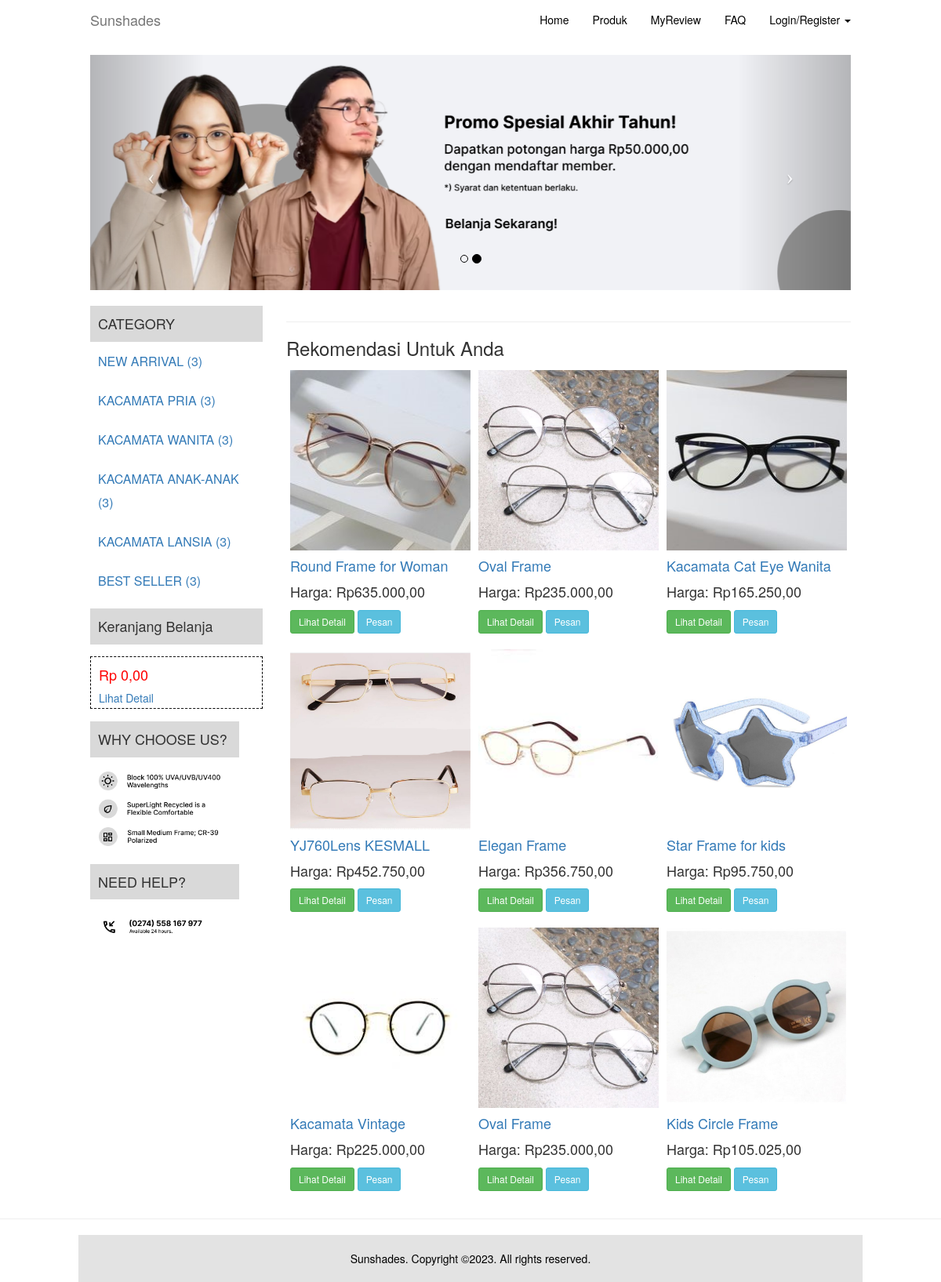
The page / on the database its author committed.
### tables this page shows
CREATE TABLE `kategori_produk` (
  `id` int(3) NOT NULL,
  `nama` varchar(100) NOT NULL,
  `deskripsi` text NOT NULL
);

CREATE TABLE `produk` (
  `id` int(4) NOT NULL,
  `nama` varchar(100) NOT NULL,
  `deskripsi` text NOT NULL,
  `gambar` varchar(200) NOT NULL,
  `harga` decimal(10,0) NOT NULL,
  `kategori_produk_id` int(11) NOT NULL
);

### inc/config.php (called while the page is built, shortened)
<?php
$url = "http://localhost/sunshades/";
?>

### index.php (the view, shortened to what this page needs)
<?php
	require_once "inc/config.php";
	require_once "layout/header.php";
?>
<head>
</head>
<div class="col-md-9">
    <div class="row">
        <div class="col-md-12">
            <hr>
            <h3>Rekomendasi Untuk Anda</h3>
            <?php
                $k = mysqli_query($connect, "SELECT * FROM produk ORDER BY id DESC LIMIT 9");
                while($data = mysqli_fetch_array($k)) {
            ?>
            <div class="col-md-4 content-menu">
                <a href="<?php echo $url; ?>menu.php?id=<?php echo $data['id'] ?>">
                    <img src="<?php echo $url; ?>uploads/<?php echo $data['gambar'] ?>" width="100%">
                    <h4><?php echo $data['nama'] ?></h4>
                </a>
                <p style="font-size:18px">Harga: Rp<?php echo number_format($data['harga'], 2, ',', '.') ?></p>
                <p>
                    <a href="<?php echo $url; ?>menu.php?id=<?php echo $data['id'] ?>" class="btn btn-success btn-sm" role="button">Lihat Detail</a>
                    <?php if(empty($_SESSION['iam_user'])) { ?>
                        <a href="<?php echo $url; ?>login.php" class="btn btn-info btn-sm" role="button">Pesan</a>
                    <?php } else { ?>
                        <a href="<?php echo $url; ?>keranjang.php?act=beli&produk_id=<?php echo $data['id'] ?>" class="btn btn-info btn-sm" role="button">Pesan</a>
                    <?php } ?>
                </p>
            </div>
            <?php } ?>
        </div>
    </div>
</div>
<?php require "layout/footer.php"; ?>

### layout/header.php (shortened to what this page needs)
<?php
  require "inc/config.php";
?>
<!DOCTYPE html>
<html lang="en">
  <head>
    <link href="<?php echo $url ?>assets/bootstrap/css/bootstrap.css" rel="stylesheet">
    <link href="<?php echo $url ?>assets/bootstrap/css/datetimepicker.css" rel="stylesheet">
    <link href="<?php echo $url ?>assets/css/navbar-fixed-top.css" rel="stylesheet">
    <link href="<?php echo $url ?>assets/css/full-slider.css" rel="stylesheet">
    <link href="<?php echo $url ?>assets/css/style.css" rel="stylesheet">
  </head>
  <body>
    <nav class="navbar navbar-default navbar-fixed-top navbar-blue">
      <div class="container">
        <div class="navbar-header">
          <a class="navbar-brand" href="index.php">Sunshades</a>
        </div>
          <div id="navbar" class="navbar-collapse collapse">
          <ul class="nav navbar-nav navbar-right">
            <li><a href="<?php echo $url ?>">Home</a></li>
            <li><a href="<?php echo $url ?>menu.php">Produk</a></li>
            <li><a href="<?php echo $url ?>kontak.php">MyReview</a></li>
            <li><a href="<?php echo $url ?>info.php">FAQ</a></li>
            <?php if(!empty($_SESSION['iam_user'])){ ?>
			<?php
				$user = mysqli_fetch_object(mysqli_query($connect, "SELECT*FROM user where id='$_SESSION[iam_user]'"));
			?>
      <li><a href="<?php echo $url ?>pembayaran.php">Pembayaran</a></li>
			<li class="dropdown">
              <a href="#" class="dropdown-toggle" data-toggle="dropdown" role="button" aria-haspopup="true" aria-expanded="false">Hi <?php echo $user->nama; ?> <span class="caret"></span></a>
              <ul class="dropdown-menu">
                <li><a href="<?php echo $url ?>profile.php">Profil</a></li>
                <li><a href="<?php echo $url ?>logout.php">Logout</a></li>
              </ul>
            </li>
			<?php }else{ ?>
			<li class="dropdown">
              <a href="#" class="dropdown-toggle" data-toggle="dropdown" role="button" aria-haspopup="true" aria-expanded="false">Login/Register <span class="caret"></span></a>
            </li>
			<?php } ?>
          </ul>
        </div>
      </div>
    </nav>
   <?php if('http://'.$_SERVER['HTTP_HOST'].$_SERVER['PHP_SELF'] == $url.'index.php'){ ?>
    <div class="container">
    <header id="myCarousel" class="carousel slide">
        <ol class="carousel-indicators">
            <li data-target="#myCarousel" data-slide-to="0" class="active"></li>
            <li data-target="#myCarousel" data-slide-to="1" ></li>
        </ol>
          <div class="carousel-inner">
            <div class="item">
                <div class="fill" style="background-image:url('<?php $url ?>assets/img/banner1.png');"></div>
            </div>
        </div>
        <a class="left carousel-control" href="#myCarousel" data-slide="prev">
            <span class="icon-prev"></span>
        </a>
        <a class="right carousel-control" href="#myCarousel" data-slide="next">
            <span class="icon-next"></span>
        </a>
    </header>
    </div>
   <?php } ?>
	<div class="container" style="margin-top:20px;">
	<div class="row">
		<div class="col-md-3">
			<div style="background:#D9D9D9; width:100%; height:auto; padding-top:3px;padding-bottom:3px; padding-left:10px;">
			<h4>CATEGORY</h4>
			</div>
			<ul class="kategori">
				<?php
					$kategori = mysqli_query($connect, "SELECT * FROM kategori_produk");
					while($data = mysqli_fetch_array($kategori)){
				?>
					<li><a href="<?php echo $url; ?>menu.php?kategori=<?php echo $data['id'] ?>"><?php echo $data['nama']; ?> (<?php
						$ck = mysqli_num_rows(mysqli_query($connect, "SELECT * FROM produk WHERE kategori_produk_id='$data[id]'"));
						if($ck > 0){ echo $ck; }else{ echo 0; } ?>)</a></li>
				<?php } ?>
			</ul>
			<div style="background:#D9D9D9; width:100%; height:auto; padding-top:3px;padding-bottom:3px; padding-left:10px; 	margin-bottom:15px;">
				<h4>Keranjang Belanja</h4>
			</div>
			<div style=" width:100%; height:auto; padding-top:3px;padding-bottom:3px; padding-left:10px; 	margin-bottom:15px; border: 1px dashed #000;">
			<?php
                            if(isset($_SESSION['cart'])){
                                $total = 0;
                                $cart = unserialize($_SESSION['cart']);
                                if($cart == ''){
                                    $cart = [];
                                }
                                foreach($cart as $id => $qty){
                                    $product = mysqli_fetch_array(mysqli_query($connect, "select * from produk WHERE id='$id'"));
                                    if(isset($product)){
                                       $t = $qty * $product['harga'];
                                       $total += $t;
                                    }
                                }
                                echo '<h4 style="color:#f00;">Rp '. number_format($total, 2, ',', '.') .'</h4>';
                            }else{
                                echo '<h4 style="color:#f00;">Rp 0,00</h4>';
                            }
                        ?>
				<a href="<?php echo $url; ?>keranjang.php">Lihat Detail</a>
			</div>
			<div class="row col-md-12">
      <div style="background:#D9D9D9; width:100%; height:auto; padding-top:3px;padding-bottom:3px; padding-left:10px; 	margin-bottom:15px;">
				<h4>WHY CHOOSE US?</h4>
			</div>
				<img src="<?php echo $url.'assets/img/wcu.png'; ?>" width="100%"><br><br>
      <div style="background:#D9D9D9; width:100%; height:auto; padding-top:3px;padding-bottom:3px; padding-left:10px; 	margin-bottom:15px;">
				<h4>NEED HELP?</h4>
			</div>
        <img src="<?php echo $url.'assets/img/nh.png'; ?>" width="100%">
			</div>
		</div>

### layout/footer.php (shortened to what this page needs)
</div>
    </div>
	<hr>
	<div class="container footer" style="margin-top:20px;">
		<br/>
		<footer class="text-center">
			<div class="col-md-12">Sunshades. Copyright ©2023. All rights reserved.
			<br>
			<br>
			</div>
		</footer>
	</div>
  </body>
</html>

### assets/css/navbar-fixed-top.css (style rules this page uses)
body { padding-top: 70px; }

### assets/css/full-slider.css (style rules this page uses)
.carousel, .item, .active { height: 100%; }
.carousel-inner { height: 100%; }
.fill { width: 100%; height: 300px; background-position: center; -webkit-background-size: cover; -moz-background-size: cover; background-size: cover; -o-background-size: cover; }

### assets/css/style.css (style rules this page uses)
@media (min-width: 768px) { .container { width: 750px; } }
@media (min-width: 992px) { .container { width: 970px; } }
@media (min-width: 1200px) { .container { width: 1000px; } }
.kategori li { list-style:none; margin-left:-40px; font-size:16px; line-height:30px; }
.content-menu { background-color: #ffffff; padding:5px; }
* { transition: all 200ms ease-in-out; }
body { background-color: #ffffff; }
.navbar-blue { background-color: rgb(255, 255, 255); border:none; color: #EBEBEB; }
.navbar-blue .navbar-brand { color: rgb(0, 0, 0)818; }
.navbar-blue .navbar-nav li > a { color:#000000; }
.kategori { border:1px solidrgb(168, 168, 168); background-color: #ffffff; }
.kategori li { padding:10px; color: #000000; }
.footer { background-color: rgb(227, 227, 227); color:#000000; }

### rows shown on the page
kategori_produk: nama "NEW ARRIVAL", ck "3"
kategori_produk: nama "KACAMATA PRIA", ck "3"
kategori_produk: nama "KACAMATA WANITA", ck "3"
kategori_produk: nama "KACAMATA ANAK-ANAK", ck "3"
kategori_produk: nama "KACAMATA LANSIA", ck "3"
kategori_produk: nama "BEST SELLER", ck "3"
produk: gambar (picture), nama "Round Frame for Woman", harga "635.000,00"
produk: gambar (picture), nama "Oval Frame", harga "235.000,00"
produk: gambar (picture), nama "Kacamata Cat Eye Wanita", harga "165.250,00"
produk: gambar (picture), nama "YJ760Lens KESMALL", harga "452.750,00"
produk: gambar (picture), nama "Elegan Frame", harga "356.750,00"
produk: gambar (picture), nama "Star Frame for kids", harga "95.750,00"
produk: gambar (picture), nama "Kacamata Vintage", harga "225.000,00"
produk: gambar (picture), nama "Oval Frame", harga "235.000,00"
produk: gambar (picture), nama "Kids Circle Frame", harga "105.025,00"
